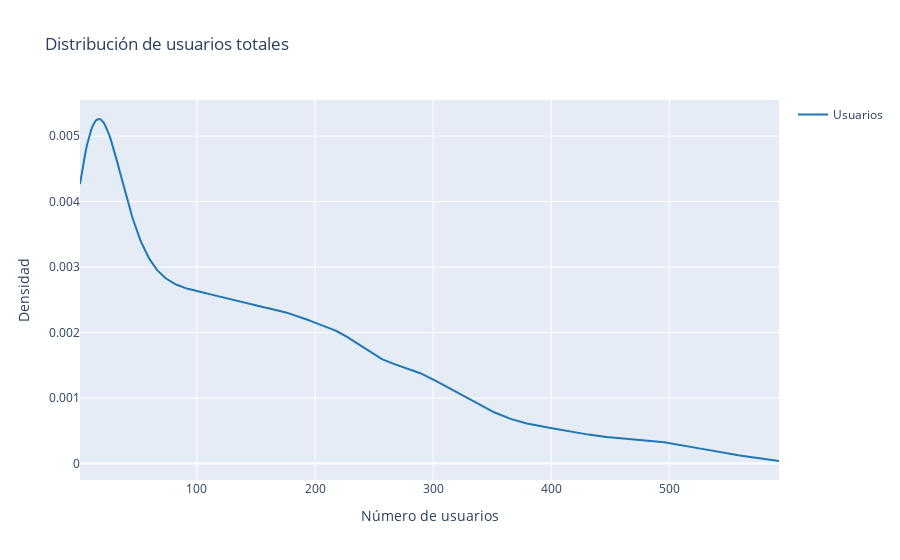

Notebook code cell kept with this figure:
### Code cell
import plotly.figure_factory as ff

fig = ff.create_distplot([df["num_usuarios"]], group_labels=["Usuarios"], show_hist=False, show_rug=False)
fig.update_layout(
    title="Distribución de usuarios totales",
    xaxis_title="Número de usuarios",
    yaxis_title="Densidad"
)
fig.show()

### Figure 1 — Plotly figure (JSON) as saved in the notebook; plotly's stock layout.template omitted (floating-point values rounded to 4 significant figures; data arrays with more than 128 entries replaced by an {"elided": "..."} marker saying what was removed)
{"data": [{"legendgroup": "Usuarios", "marker": {"color": "rgb(31, 119, 180)"}, "mode": "lines", "name": "Usuarios", "showlegend": true, "type": "scatter", "x": {"elided": "500 float values"}, "xaxis": "x", "y": {"elided": "500 float values"}, "yaxis": "y"}], "layout": {"barmode": "overlay", "hovermode": "closest", "legend": {"traceorder": "reversed"}, "title": {"text": "Distribución de usuarios totales"}, "xaxis": {"anchor": "y2", "domain": [0, 1], "title": {"text": "Número de usuarios"}, "zeroline": false}, "yaxis": {"anchor": "free", "domain": [0, 1], "position": 0, "title": {"text": "Densidad"}}}}
